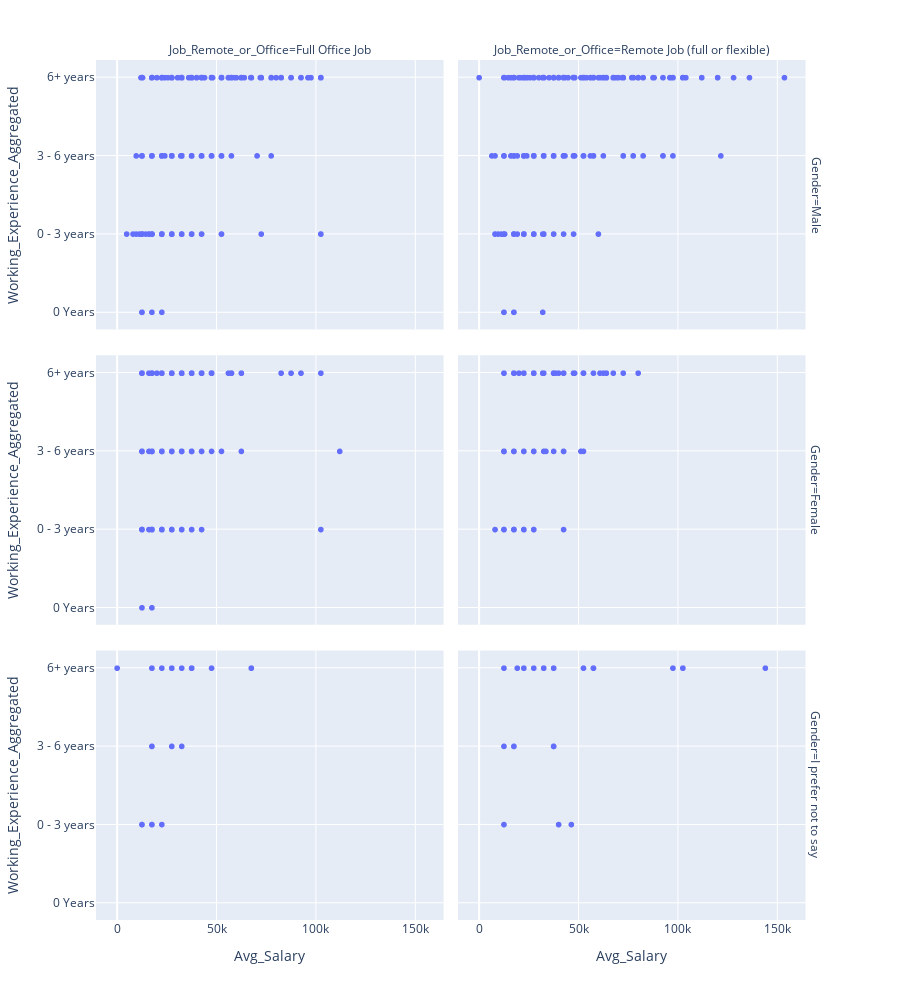

Source (notebook cell):
### Code cell
fig_3=px.scatter(dataset,
                 x='Avg_Salary',
                 y='Job',
                 facet_row='Working_Experience_Aggregated',
                 facet_col='Job_Remote_or_Office',
                 height=1000,
                 category_orders={'Working_Experience_Aggregated':['6+ years', '3 - 6 years', '0 - 3 years', '0 Years']}
                )

fig_3.show()

### Figure 1 — Plotly figure (JSON) as saved in the notebook; plotly's stock layout.template omitted (floating-point values rounded to 4 significant figures; data arrays with more than 128 entries replaced by an {"elided": "..."} marker saying what was removed)
{"data": [{"hovertemplate": "Gender=Male<br>Job_Remote_or_Office=Full Office Job<br>Avg_Salary=%{x}<br>Working_Experience_Aggregated=%{y}<extra></extra>", "legendgroup": "", "marker": {"color": "#636efa", "symbol": "circle"}, "mode": "markers", "name": "", "showlegend": false, "type": "scattergl", "x": {"elided": "1879 int values"}, "xaxis": "x5", "y": {"elided": "1879 str values"}, "yaxis": "y5"}, {"hovertemplate": "Gender=Male<br>Job_Remote_or_Office=Remote Job (full or flexible)<br>Avg_Salary=%{x}<br>Working_Experience_Aggregated=%{y}<extra></extra>", "legendgroup": "", "marker": {"color": "#636efa", "symbol": "circle"}, "mode": "markers", "name": "", "showlegend": false, "type": "scattergl", "x": {"elided": "1020 int values"}, "xaxis": "x6", "y": {"elided": "1020 str values"}, "yaxis": "y6"}, {"hovertemplate": "Gender=Female<br>Job_Remote_or_Office=Full Office Job<br>Avg_Salary=%{x}<br>Working_Experience_Aggregated=%{y}<extra></extra>", "legendgroup": "", "marker": {"color": "#636efa", "symbol": "circle"}, "mode": "markers", "name": "", "showlegend": false, "type": "scattergl", "x": {"elided": "316 int values"}, "xaxis": "x3", "y": {"elided": "316 str values"}, "yaxis": "y3"}, {"hovertemplate": "Gender=Female<br>Job_Remote_or_Office=Remote Job (full or flexible)<br>Avg_Salary=%{x}<br>Working_Experience_Aggregated=%{y}<extra></extra>", "legendgroup": "", "marker": {"color": "#636efa", "symbol": "circle"}, "mode": "markers", "name": "", "showlegend": false, "type": "scattergl", "x": [27500, 17500, 22500, 12500, 17500, 37500, 17500, 48000, 17500, 32000, 37500, 37500, 17500, 17500, 37500, 12500, 12500, 47500, 12500, 27500, 8000, 27500, 27500, 12500, 52500, 37500, 27500, 17500, 12500, 12500, 12500, 17500, 32500, 17500, 22500, 20000, 42500, 12500, 37500, 32500, 64000, 22500, 57500, 27500, 12500, 37500, 62500, 72500, 27500, 40000, 17500, 17500, 60800, 80000, 52500, 32500, 12500, 27500, 27500, 52500, 17500, 27500, 27500, 22500, 52500, 32000, 33600, 37500, 22500, 22500, 22500, 42500, 42500, 52500, 27500, 12500, 52500, 47500, 38400, 27500, 12500, 12500, 17500, 51200, 17500, 48000, 22500, 52500, 42500, 42500, 27500, 42500, 27500, 67500, 64000, 37500, 17500, 22500, 42500, 37500, 17500, 47500, 37500, 22500, 37500, 17500], "xaxis": "x4", "y": ["6+ years", "6+ years", "0 - 3 years", "0 - 3 years", "3 - 6 years", "6+ years", "0 - 3 years", "6+ years", "6+ years", "6+ years", "6+ years", "6+ years", "0 - 3 years", "3 - 6 years", "6+ years", "3 - 6 years", "0 - 3 years", "6+ years", "3 - 6 years", "6+ years", "0 - 3 years", "6+ years", "6+ years", "0 - 3 years", "6+ years", "6+ years", "6+ years", "0 - 3 years", "0 - 3 years", "3 - 6 years", "6+ years", "0 - 3 years", "6+ years", "3 - 6 years", "0 - 3 years", "6+ years", "6+ years", "3 - 6 years", "6+ years", "6+ years", "6+ years", "6+ years", "6+ years", "3 - 6 years", "0 - 3 years", "6+ years", "6+ years", "6+ years", "3 - 6 years", "6+ years", "3 - 6 years", "6+ years", "6+ years", "6+ years", "6+ years", "3 - 6 years", "3 - 6 years", "3 - 6 years", "0 - 3 years", "6+ years", "0 - 3 years", "6+ years", "0 - 3 years", "3 - 6 years", "6+ years", "6+ years", "3 - 6 years", "6+ years", "3 - 6 years", "6+ years", "0 - 3 years", "0 - 3 years", "3 - 6 years", "3 - 6 years", "6+ years", "3 - 6 years", "6+ years", "6+ years", "6+ years", "0 - 3 years", "6+ years", "3 - 6 years", "0 - 3 years", "3 - 6 years", "0 - 3 years", "6+ years", "0 - 3 years", "6+ years", "6+ years", "6+ years", "3 - 6 years", "6+ years", "6+ years", "6+ years", "6+ years", "6+ years", "6+ years", "6+ years", "3 - 6 years", "6+ years", "6+ years", "6+ years", "6+ years", "3 - 6 years", "3 - 6 years", "0 - 3 years"], "yaxis": "y4"}, {"hovertemplate": "Gender=I prefer not to say<br>Job_Remote_or_Office=Full Office Job<br>Avg_Salary=%{x}<br>Working_Experience_Aggregated=%{y}<extra></extra>", "legendgroup": "", "marker": {"color": "#636efa", "symbol": "circle"}, "mode": "markers", "name": "", "showlegend": false, "type": "scattergl", "x": [67500, 37500, 17500, 12500, 27500, 32500, 22500, 32500, 47500, 27500, 17500, 67500, 37500, 17500, 0, 27500, 37500, 27500, 12500, 17500, 37500, 17500, 22500, 17500], "xaxis": "x", "y": ["6+ years", "6+ years", "0 - 3 years", "0 - 3 years", "3 - 6 years", "3 - 6 years", "0 - 3 years", "6+ years", "6+ years", "3 - 6 years", "3 - 6 years", "6+ years", "6+ years", "6+ years", "6+ years", "6+ years", "6+ years", "6+ years", "0 - 3 years", "0 - 3 years", "6+ years", "3 - 6 years", "6+ years", "6+ years"], "yaxis": "y"}, {"hovertemplate": "Gender=I prefer not to say<br>Job_Remote_or_Office=Remote Job (full or flexible)<br>Avg_Salary=%{x}<br>Working_Experience_Aggregated=%{y}<extra></extra>", "legendgroup": "", "marker": {"color": "#636efa", "symbol": "circle"}, "mode": "markers", "name": "", "showlegend": false, "type": "scattergl", "x": [22500, 27500, 37500, 32500, 17500, 19200, 37500, 12500, 32500, 102500, 37500, 46400, 37500, 144000, 57500, 102500, 12500, 12500, 97500, 37500, 57500, 22500, 57500, 40000, 17500, 52500], "xaxis": "x2", "y": ["6+ years", "6+ years", "3 - 6 years", "6+ years", "3 - 6 years", "6+ years", "6+ years", "0 - 3 years", "6+ years", "6+ years", "3 - 6 years", "0 - 3 years", "6+ years", "6+ years", "6+ years", "6+ years", "3 - 6 years", "6+ years", "6+ years", "3 - 6 years", "6+ years", "6+ years", "6+ years", "0 - 3 years", "3 - 6 years", "6+ years"], "yaxis": "y2"}], "layout": {"annotations": [{"font": {}, "showarrow": false, "text": "Job_Remote_or_Office=Full Office Job", "x": 0.24, "xanchor": "center", "xref": "paper", "y": 1.0, "yanchor": "bottom", "yref": "paper"}, {"font": {}, "showarrow": false, "text": "Job_Remote_or_Office=Remote Job (full or flexible)", "x": 0.74, "xanchor": "center", "xref": "paper", "y": 1.0, "yanchor": "bottom", "yref": "paper"}, {"font": {}, "showarrow": false, "text": "Gender=I prefer not to say", "textangle": 90, "x": 0.98, "xanchor": "left", "xref": "paper", "y": 0.1567, "yanchor": "middle", "yref": "paper"}, {"font": {}, "showarrow": false, "text": "Gender=Female", "textangle": 90, "x": 0.98, "xanchor": "left", "xref": "paper", "y": 0.5, "yanchor": "middle", "yref": "paper"}, {"font": {}, "showarrow": false, "text": "Gender=Male", "textangle": 90, "x": 0.98, "xanchor": "left", "xref": "paper", "y": 0.8433, "yanchor": "middle", "yref": "paper"}], "height": 1000, "legend": {"tracegroupgap": 0}, "margin": {"t": 60}, "xaxis": {"anchor": "y", "domain": [0, 0.48], "title": {"text": "Avg_Salary"}}, "xaxis2": {"anchor": "y2", "domain": [0.5, 0.98], "matches": "x", "title": {"text": "Avg_Salary"}}, "xaxis3": {"anchor": "y3", "domain": [0, 0.48], "matches": "x", "showticklabels": false}, "xaxis4": {"anchor": "y4", "domain": [0.5, 0.98], "matches": "x", "showticklabels": false}, "xaxis5": {"anchor": "y5", "domain": [0, 0.48], "matches": "x", "showticklabels": false}, "xaxis6": {"anchor": "y6", "domain": [0.5, 0.98], "matches": "x", "showticklabels": false}, "yaxis": {"anchor": "x", "categoryarray": ["0 Years", "0 - 3 years", "3 - 6 years", "6+ years"], "categoryorder": "array", "domain": [0, 0.3133], "title": {"text": "Working_Experience_Aggregated"}}, "yaxis2": {"anchor": "x2", "domain": [0, 0.3133], "matches": "y", "showticklabels": false}, "yaxis3": {"anchor": "x3", "categoryarray": ["0 Years", "0 - 3 years", "3 - 6 years", "6+ years"], "categoryorder": "array", "domain": [0.3433, 0.6567], "matches": "y", "title": {"text": "Working_Experience_Aggregated"}}, "yaxis4": {"anchor": "x4", "domain": [0.3433, 0.6567], "matches": "y", "showticklabels": false}, "yaxis5": {"anchor": "x5", "categoryarray": ["0 Years", "0 - 3 years", "3 - 6 years", "6+ years"], "categoryorder": "array", "domain": [0.6867, 1.0], "matches": "y", "title": {"text": "Working_Experience_Aggregated"}}, "yaxis6": {"anchor": "x6", "domain": [0.6867, 1.0], "matches": "y", "showticklabels": false}}}
